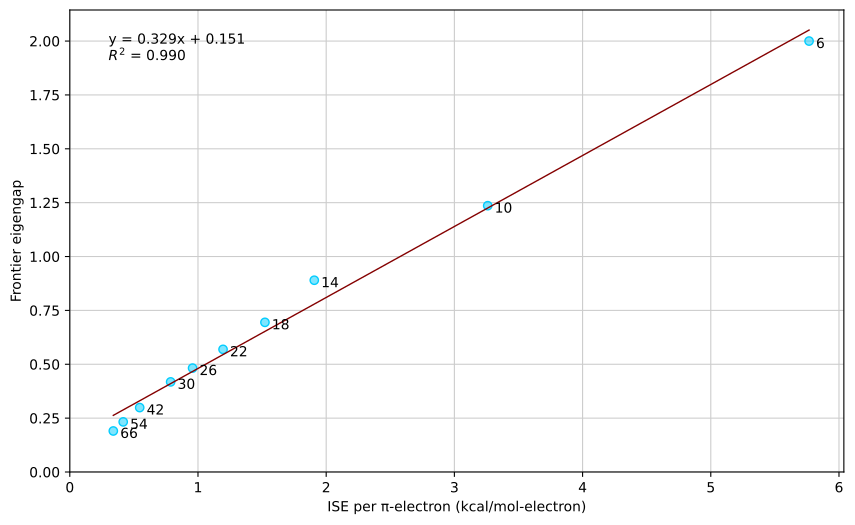

Reproduce this figure in Python.
import numpy as np
import networkx as nx
from rdkit import Chem
from matplotlib import pyplot as plt
from scipy import stats


def findEigs(smiles):
    mol = Chem.MolFromSmiles(smiles)

    adjacency = np.array(Chem.rdmolops.GetAdjacencyMatrix(mol))

    graph = nx.from_numpy_array(adjacency)
    inc_matrix_sparse = nx.incidence_matrix(graph, oriented=True)
    coboundary = inc_matrix_sparse.T.todense()

    laplacian = coboundary.T @ coboundary

    eigenvalues = np.linalg.eigvalsh(laplacian)

    eigenvalues = eigenvalues.tolist()
    eigenvalues = sorted([round(val) if close else round(val, 4) 
                        for close, val in 
                        zip(np.isclose(eigenvalues, np.round(eigenvalues)), eigenvalues)])

    return eigenvalues

x, y = [], []
allowed = [6, 10, 14, 18, 22, 26, 30, 42, 54, 66]

# ISEs sourced from https://pubs.acs.org/doi/10.1021/ol027571b
ise_per_pi = {6:  34.6/6,
             10: 32.6/10,
             14: 26.7/14,
             18: 27.4/18,
             22: 26.3/22,
             26: 24.9/26,
             30: 23.6/30,
             42: 22.9/42,
             54: 22.5/54,
             66: 22.4/66}

for i in allowed:
    smiles = "C1" + ((i-2)//2)*"=CC" + "=C1"
    electrons = i

    eigenvalues = findEigs(smiles)

    homo = 0
    lumo = 0
    for val in eigenvalues:

        if homo > 0:
            lumo = val
            x.append(ise_per_pi[i])
            y.append(lumo-homo)
            break
        elif electrons - 2 <= 0:
            homo = val
        else:
            electrons -= 2
            

plt.figure(figsize=(10,6))

plt.xlabel('ISE per π-electron (kcal/mol-electron)')
plt.ylabel('Frontier eigengap')
plt.grid(visible=True, which="both", color="0.8", zorder=1)
plt.scatter(x, y, facecolor=(0.0078, 0.8000, 0.9961, 0.5), edgecolor="xkcd:bright sky blue", zorder=2)
for i in range(len(x)):
    plt.annotate(allowed[i], xy=(x[i], y[i]), xytext=(5, -5), textcoords='offset points', color="0", size="medium", ha="left")


# compute line of best fit
slope, intercept, r_value, p_value, std_err = stats.linregress(x, y)

# plot line of best fit
x_line = np.linspace(min(x), max(x), 100)
plt.plot(x_line, slope * x_line + intercept, color='xkcd:dark red', linewidth=1)

# add equation and r^2
plt.text(0.05, 0.95, f'y = {slope:.3f}x + {intercept:.3f}\n$R^2$ = {r_value**2:.3f}', transform=plt.gca().transAxes, verticalalignment='top', fontsize=10)

plt.xlim(left=0)
plt.ylim(bottom=0)
plt.savefig("furtherannulenes2.pdf", format="pdf", bbox_inches='tight')
plt.clf()
